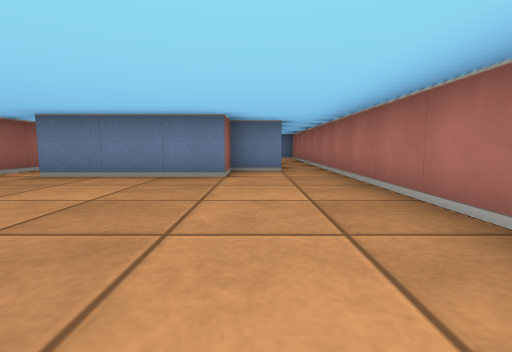
[1] (above)

13 first-person views from a walk through a cub3D maze. The camera is about half as high as the walls, tilts 6° down and sees 85° across. The floor is counted in squares. Each view is taken from the middle of a square. On the plan, view 1 faces up. The plan holds only what a view shows up to about 9 squares ahead; the rest is blank.

[2]
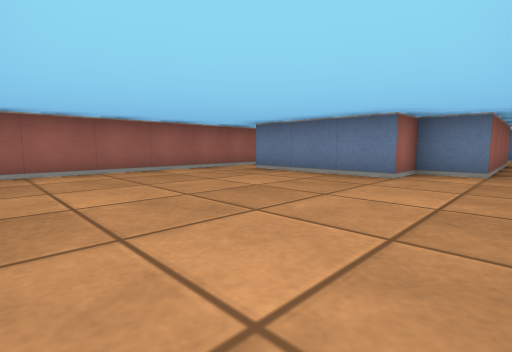

[3]
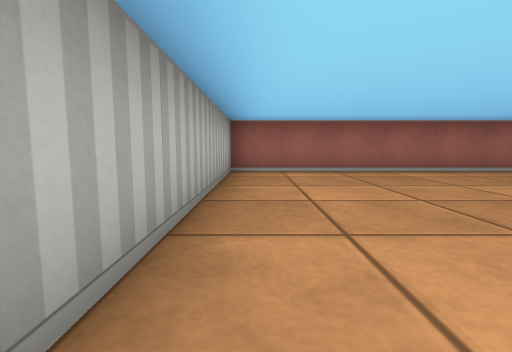

[4]
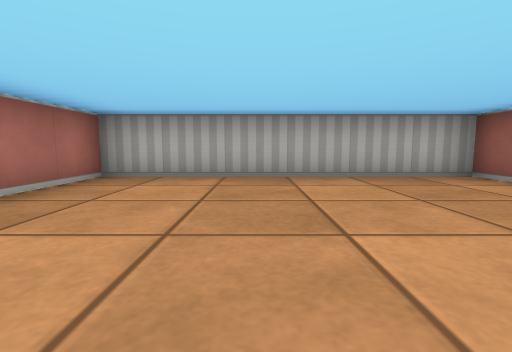

[5]
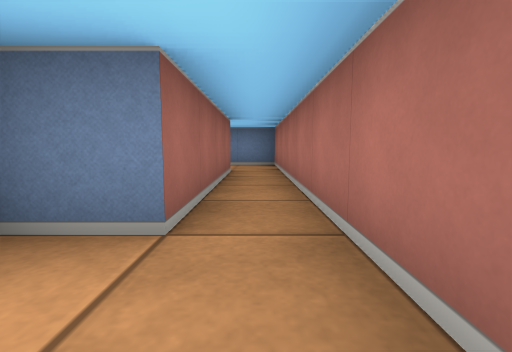

[6]
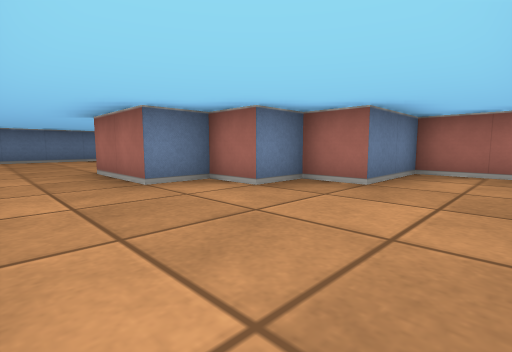

[7]
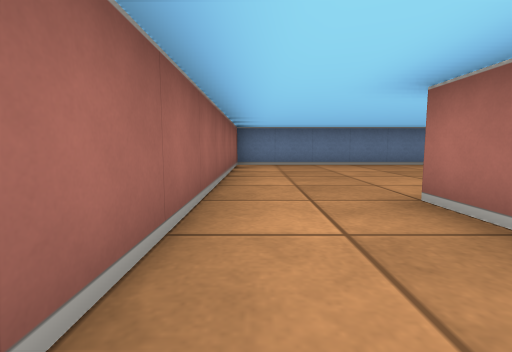

[8]
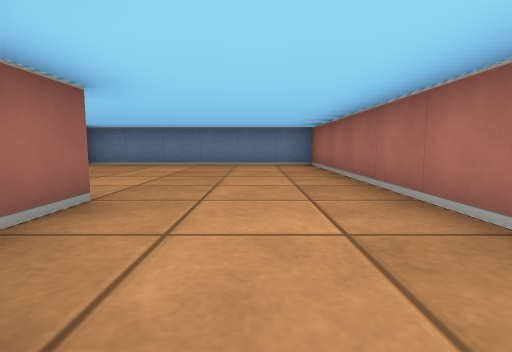

[9]
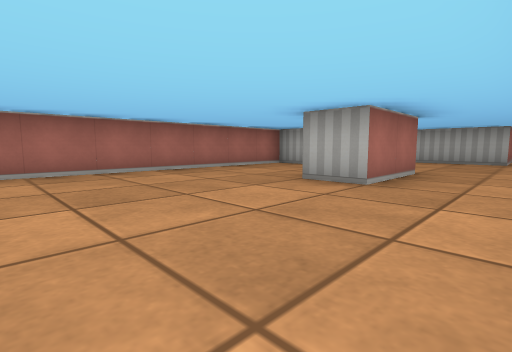

[10]
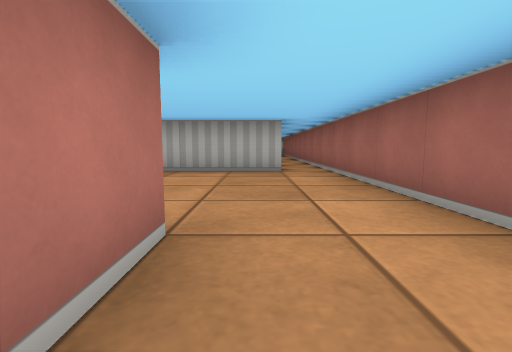

[11]
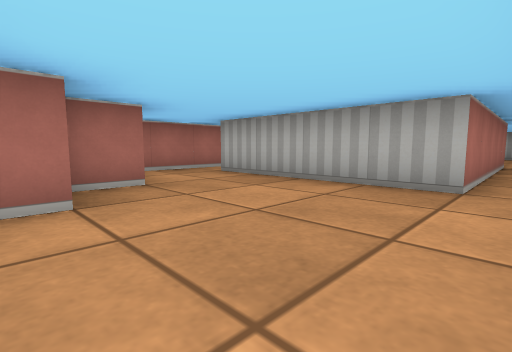

[12]
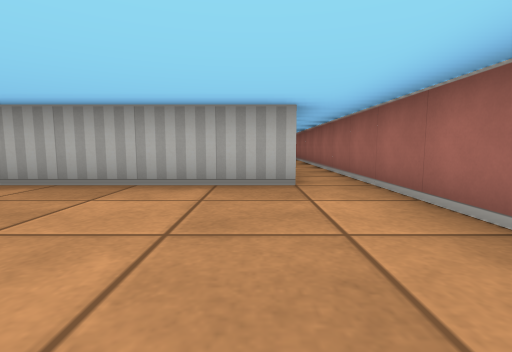

[13]
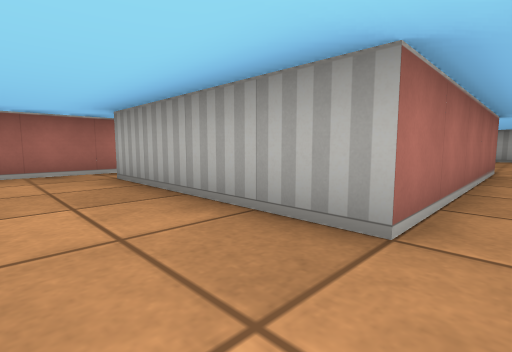

### Floor plan
Ten units are one square. View 1 is at (0, 0); x grows to the right and y downward. Boxes are objects, and circles mark ways between rooms. Rooms are numbered by the first view taken in them; rooms with no view inside come last. Other rooms are left out.
<svg viewBox="-50 -210 70 220">
<path fill="none" stroke="#000" d="M5 -55 -5 -55 -5 -45 -35 -45M-45 -45 -45 5 15 5 15 -55M6 -125 15 -125 15 -205 -45 -205 -45 -45M15 -55 15 -115 -5 -115 -5 -125 -15 -125 -15 -135 -25 -135 -25 -155 -15 -155 -15 -145M-35 -45 -35 -95 5 -95 5 -55"/>
<circle cx="-40" cy="-50" r="3" fill="#2a7"/>
<circle cx="10" cy="-60" r="3" fill="#2a7"/>
<text x="-10" y="-20">1</text>
<text x="-10" y="-140">2</text>
</svg>
Room 1 opens to room 2.

Where each view was taken, in squares from view 1:
view 1: 0 up, 0 right, facing up
view 2: 0 up, 1 right, facing up-left
view 3: 0 up, 1 right, facing left
view 4: 4 up, 1 left, facing down
view 5: 4 up, 1 right, facing up
view 6: 10 up, 4 left, facing up-right
view 7: 13 up, 4 left, facing up
view 8: 13 up, 0 right, facing up
view 9: 19 up, 4 left, facing down-right
view 10: 15 up, 3 left, facing down
view 11: 13 up, 4 left, facing down-right
view 12: 13 up, 3 left, facing down
view 13: 11 up, 4 left, facing down-right
